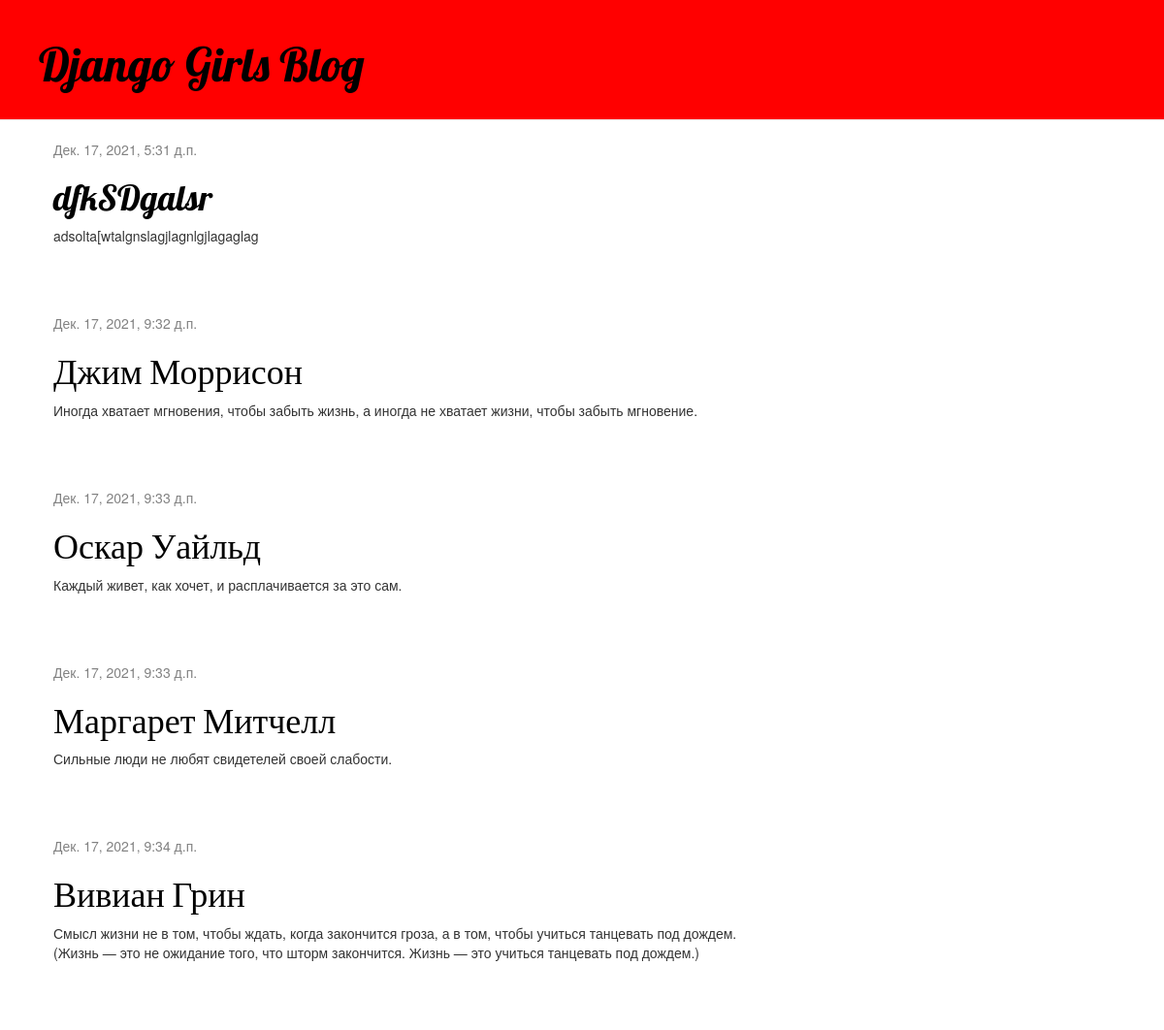
Before: / with the older database file.
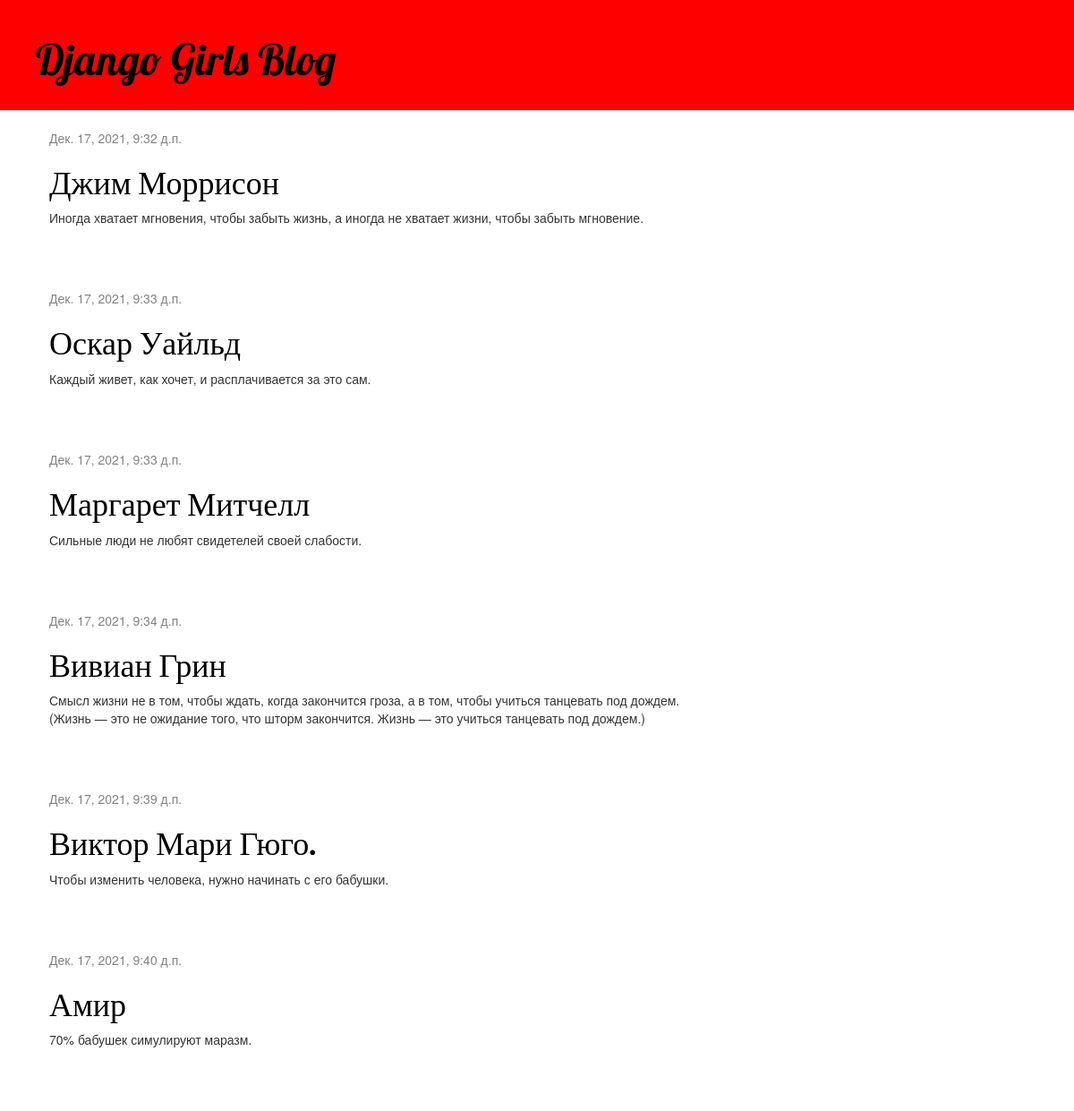
After: the same page with the newer database file.
### blog/models.py (models this page shows, shortened)
class Post(models.Model):
    author = models.ForeignKey(settings.AUTH_USER_MODEL, on_delete=models.CASCADE)
    title = models.CharField(max_length=200)
    text = models.TextField()
    created_date = models.DateTimeField(default=timezone.now)
    published_date = models.DateTimeField(blank=True, null=True)

### blog/views.py (the view)
# urls.py: path('', views.post_list, name='post_list'),
def post_list(request):
    posts = Post.objects.filter(published_date__lte=timezone.now()).order_by('published_date')
    return render(request, 'blog/post_list.html', {'posts': posts})

### blog/templates/blog/post_list.html
{% extends 'blog/base.html' %}
{% block content %}
    {% for post in posts %}
        <div class="post">
            <div class="date">
                {{ post.published_date }}
            </div>
            <h1><a href="{% url 'post_detail' pk=post.pk %}">{{ post.title }}</a></h1>
            <p>{{ post.text|linebreaksbr }}</p>
        </div>
    {% endfor %}
{% endblock %}

Changed rows visible on the page:
removed Post: published_date "Дек. 17, 2021, 5:31 д.п.", title "dfkSDgalsr", text "adsolta[wtalgnslagjlagnlgjlagaglag"
added Post: published_date "Дек. 17, 2021, 9:39 д.п.", title "Виктор Мари Гюго.", text "Чтобы изменить человека, нужно начинать с его бабушки."
now on this page (row edited): Post: published_date "Дек. 17, 2021, 9:40 д.п.", title "Амир", text "70% бабушек симулируют маразм."
